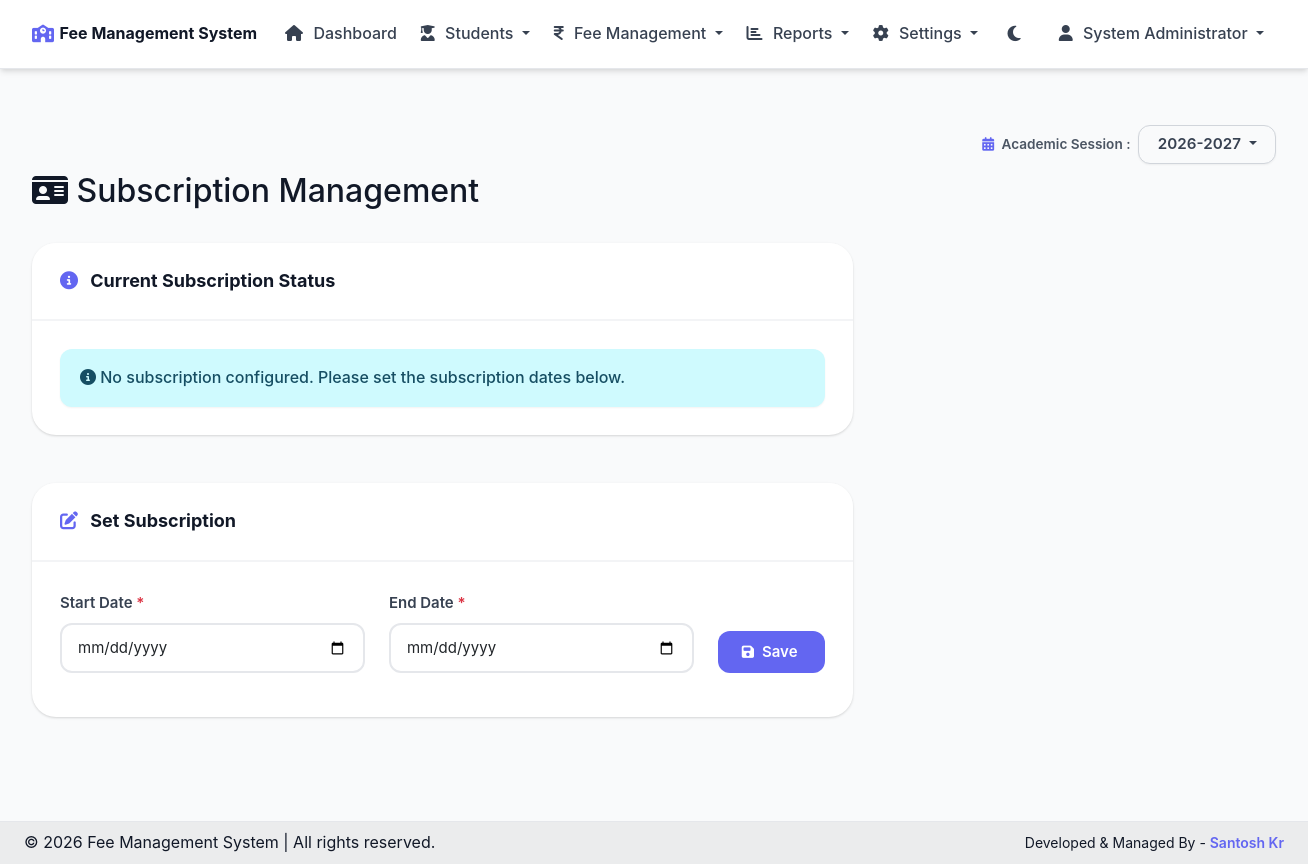
/admin/manage_subscription.php (signed in), run on an earlier commit of the app's database.
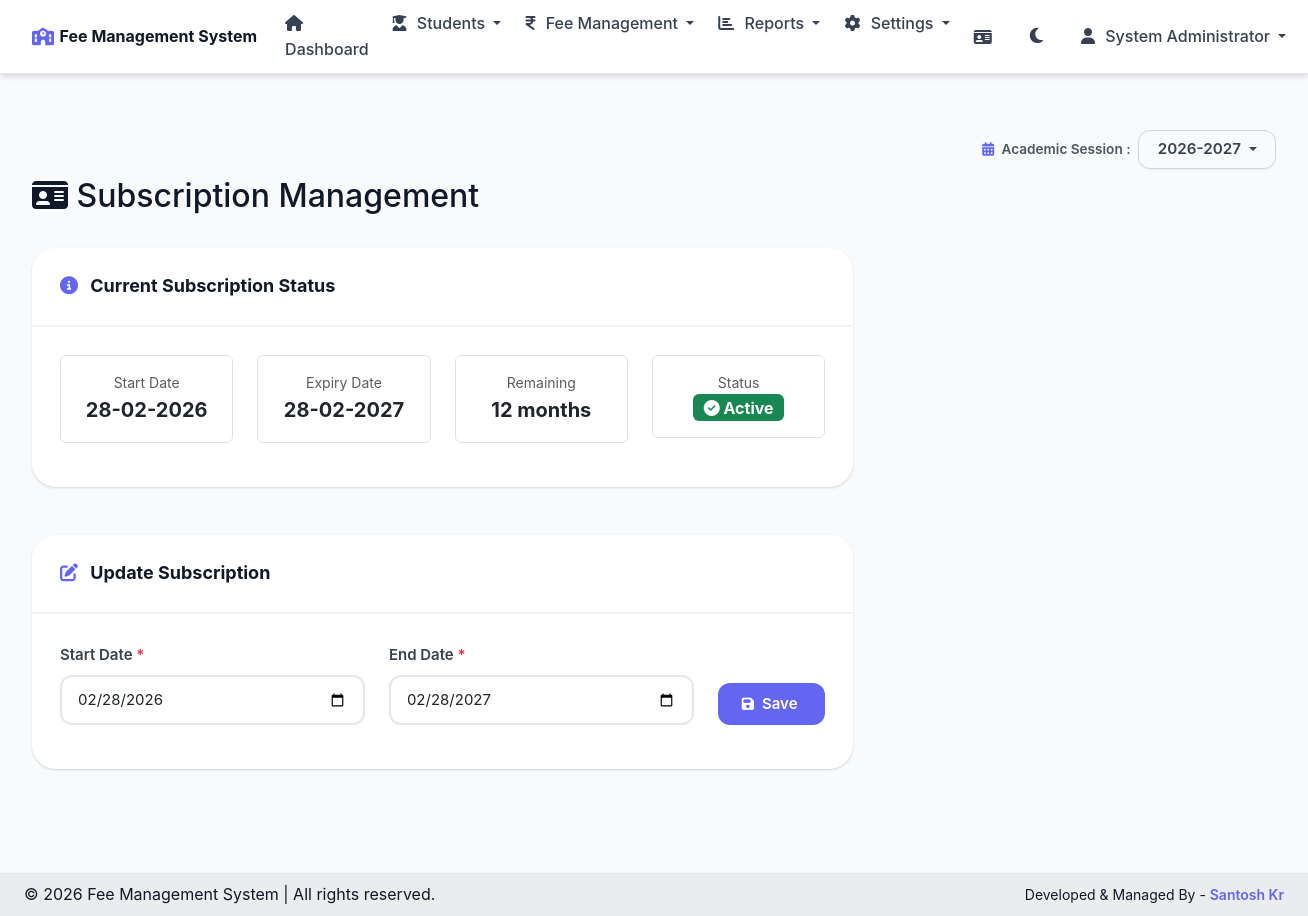
And on a later commit of the database.
### tables this page shows
CREATE TABLE academic_sessions (
    session_id INT AUTO_INCREMENT PRIMARY KEY,
    session_name VARCHAR(20) NOT NULL UNIQUE,
    start_date DATE NOT NULL,
    end_date DATE NOT NULL,
    is_active TINYINT(1) DEFAULT 0,
    created_at TIMESTAMP DEFAULT CURRENT_TIMESTAMP
);

CREATE TABLE subscription (
    id INT PRIMARY KEY AUTO_INCREMENT,
    start_date DATE NOT NULL,
    end_date DATE NOT NULL,
    updated_by INT NULL,
    created_at TIMESTAMP DEFAULT CURRENT_TIMESTAMP,
    updated_at TIMESTAMP DEFAULT CURRENT_TIMESTAMP ON UPDATE CURRENT_TIMESTAMP,
    FOREIGN KEY (updated_by) REFERENCES admin(admin_id)
);

### includes/session.php (called while the page is built, shortened)
<?php
function isLoggedIn() {
    return isset($_SESSION['admin_id']) && isset($_SESSION['logged_in']) && $_SESSION['logged_in'] === true;
}
function formatDate($date, $format = 'd-m-Y') {
    return date($format, strtotime($date));
}
function getActiveSession() {
    static $session = null;
    if ($session === null) {
        try {
            $db = getDB();
            $session = $db->fetchOne("SELECT * FROM academic_sessions WHERE is_active = 1 LIMIT 1");
        } catch (Exception $e) {
            $session = false;
        }
    }
    return $session ?: null;
}
function getActiveSessionName() {
    $session = getActiveSession();
    if ($session) {
        return $session['session_name'];
    }
    return date('Y') . '-' . (date('Y') + 1);
}
function getSelectedSession() {
    return getActiveSessionName();
}
function getSubscription() {
    static $sub = null;
    if ($sub === null) {
        try {
            $db = getDB();
            $db->query("CREATE TABLE IF NOT EXISTS subscription (
                id INT PRIMARY KEY AUTO_INCREMENT,
                start_date DATE NOT NULL,
                end_date DATE NOT NULL,
                updated_by INT NULL,
                created_at TIMESTAMP DEFAULT CURRENT_TIMESTAMP,
                updated_at TIMESTAMP DEFAULT CURRENT_TIMESTAMP ON UPDATE CURRENT_TIMESTAMP,
                FOREIGN KEY (updated_by) REFERENCES admin(admin_id)
            ) ENGINE=InnoDB DEFAULT CHARSET=utf8mb4");
            $sub = $db->fetchOne("SELECT * FROM subscription ORDER BY id DESC LIMIT 1");
            if (!$sub) {
                $sub = false;
            }
        } catch (Exception $e) {
            $sub = false;
        }
    }
    return $sub ?: null;
}
function getSubscriptionStatus() {
    $sub = getSubscription();
    if (!$sub) {
        return null;
    }
    $today = new DateTime(date('Y-m-d'));
    $endDate = new DateTime($sub['end_date']);
    $diff = $today->diff($endDate);
    $daysRemaining = $endDate >= $today ? (int)$diff->days : -(int)$diff->days;
    $expired = $today > $endDate;
    $warning = !$expired && $daysRemaining < 30;
    $remainingText = '';
    if (!$expired) {
        $parts = [];
        if ($diff->m > 0 || $diff->y > 0) {
            $totalMonths = $diff->y * 12 + $diff->m;
            $parts[] = $totalMonths . ' month' . ($totalMonths !== 1 ? 's' : '');
        }
        $remainingText = !empty($parts) ? implode(', ', $parts) : '0 days';
    } else {
        $remainingText = 'Expired';
    }
    return [
        'active' => !$expired,
        'expired' => $expired,
        'warning' => $warning,
        'days_remaining' => $daysRemaining,
        'remaining_text' => $remainingText,
        'expiry_date' => $sub['end_date'],
        'start_date' => $sub['start_date'],
    ];
}
?>

### config/database.php (called while the page is built, shortened)
<?php
class Database {
    private static $instance = null;
    private $connection;
    private function __construct() {
        try {
            $dsn = "mysql:host=" . DB_HOST . ";port=" . DB_PORT . ";dbname=" . DB_NAME . ";charset=" . DB_CHARSET;
            $options = [
                PDO::ATTR_ERRMODE => PDO::ERRMODE_EXCEPTION,
                PDO::ATTR_DEFAULT_FETCH_MODE => PDO::FETCH_ASSOC,
                PDO::ATTR_EMULATE_PREPARES => false,
                PDO::ATTR_PERSISTENT => false
            ];
            $this->connection = new PDO($dsn, DB_USER, DB_PASS, $options);
        } catch(PDOException $e) {
            error_log("Database Connection Error: " . $e->getMessage());
            die("Database connection failed. Please contact administrator.");
        }
    }
    public static function getInstance() {
        if (self::$instance === null) {
            self::$instance = new Database();
        }
        return self::$instance;
    }
    public function query($query, $params = []) {
        try {
            $stmt = $this->connection->prepare($query);
            $stmt->execute($params);
            return $stmt;
        } catch(PDOException $e) {
            error_log("Query Error: " . $e->getMessage());
            throw new Exception("Database query failed");
        }
    }
    public function fetchOne($query, $params = []) {
        $stmt = $this->query($query, $params);
        return $stmt->fetch();
    }
}
function getDB() {
    return Database::getInstance();
}
?>

### admin/manage_subscription.php (the view, shortened to what the rows shown need)
<?php
require_once '../config/database.php';
require_once '../includes/session.php';
$subscription = getSubscription();
$subStatus = getSubscriptionStatus();
require_once '../includes/header.php';
?>
<div class="row">
    <div class="col-12">
        <div class="d-flex justify-content-between align-items-center mb-4">
            <h2>
                <i class="fas fa-id-card"></i> Subscription Management
            </h2>
        </div>
    </div>
</div>
<div class="row mb-4">
    <div class="col-lg-8">
        <div class="card card-custom">
            <div class="card-body">
                <?php if ($subscription && $subStatus): ?>
                <div class="row text-center">
                    <div class="col-md-3 mb-3">
                        <div class="border rounded p-3">
                            <small class="text-muted d-block">Start Date</small>
                            <strong class="fs-5"><?php echo formatDate($subStatus['start_date']); ?></strong>
                        </div>
                    </div>
                    <div class="col-md-3 mb-3">
                        <div class="border rounded p-3">
                            <small class="text-muted d-block">Expiry Date</small>
                            <strong class="fs-5"><?php echo formatDate($subStatus['expiry_date']); ?></strong>
                        </div>
                    </div>
                    <div class="col-md-3 mb-3">
                        <div class="border rounded p-3">
                            <small class="text-muted d-block">Remaining</small>
                            <strong class="fs-5"><?php echo htmlspecialchars($subStatus['remaining_text']); ?></strong>
                        </div>
                    </div>
                    <div class="col-md-3 mb-3">
                        <div class="border rounded p-3">
                            <small class="text-muted d-block">Status</small>
                            <?php if ($subStatus['expired']): ?>
                                <span class="badge bg-danger fs-6"><i class="fas fa-times-circle"></i> Expired</span>
                            <?php elseif ($subStatus['warning']): ?>
                                <span class="badge bg-warning text-dark fs-6"><i class="fas fa-exclamation-triangle"></i> Expiring Soon</span>
                            <?php else: ?>
                                <span class="badge bg-success fs-6"><i class="fas fa-check-circle"></i> Active</span>
                            <?php endif; ?>
                        </div>
                    </div>
                </div>
                <?php else: ?>
                <div class="alert alert-info mb-0">
                    <i class="fas fa-info-circle"></i> No subscription configured. Please set the subscription dates below.
                </div>
                <?php endif; ?>
            </div>
        </div>
    </div>
</div>
<div class="row">
    <div class="col-lg-8">
        <div class="card card-custom">
            <div class="card-body">
                <form method="POST" action="manage_subscription.php" id="subscriptionForm">
                    <div class="row">
                        <div class="col-md-5 mb-3">
                            <label for="start_date" class="form-label form-label-custom">
                                Start Date <span class="text-danger">*</span>
                            </label>
                            <input type="date" class="form-control form-control-custom" id="start_date" name="start_date"
                                   value="<?php echo $subscription ? htmlspecialchars($subscription['start_date']) : ''; ?>" required>
                        </div>
                        <div class="col-md-5 mb-3">
                            <label for="end_date" class="form-label form-label-custom">
                                End Date <span class="text-danger">*</span>
                            </label>
                            <input type="date" class="form-control form-control-custom" id="end_date" name="end_date"
                                   value="<?php echo $subscription ? htmlspecialchars($subscription['end_date']) : ''; ?>" required>
                        </div>
                    </div>
                </form>
            </div>
        </div>
    </div>
</div>
<?php require_once '../includes/footer.php'; ?>

### includes/header.php (shortened to what the rows shown need)
<!DOCTYPE html>
<html lang="en" data-theme="light">
<head>
    <link href="https://cdn.jsdelivr.net/npm/bootstrap@5.3.0/dist/css/bootstrap.min.css" rel="stylesheet">
    <link href="https://cdnjs.cloudflare.com/ajax/libs/font-awesome/6.4.0/css/all.min.css" rel="stylesheet">
    <link href="/assets/css/style.css" rel="stylesheet">
</head>
<body>
    <div class="<?php echo (isLoggedIn() && basename($_SERVER['PHP_SELF']) != 'login.php') ? 'container-fluid mt-4' : ''; ?>">
        <?php if(isLoggedIn() && basename($_SERVER['PHP_SELF']) != 'login.php'): ?>
        <?php
        $headerSelectedSession = getSelectedSession();
        ?>
        <div class="session-selector-wrapper">
            <span class="session-label"><i class="fas fa-calendar-alt"></i> Academic Session :</span>
            <div class="dropdown">
                <button class="btn dropdown-toggle session-selector-btn" type="button" id="sessionDropdown" data-bs-toggle="dropdown">
                    <?php echo htmlspecialchars($headerSelectedSession); ?>
                </button>
            </div>
        </div>
        <?php endif; ?>

What changed in the data, as far as the page shows it:
added subscription: formatDate($subStatus['start_date']) "28-02-2026", formatDate($subStatus['expiry_date']) "28-02-2027", end_date+start_date "12 months", start_date "02/28/2026", end_date "02/28/2027"
Also different on the page:
text no longer shown: "No subscription configured. Please set the subscription dates below. Set"
text now shown: "Start Date Expiry Date Remaining Status Active Update"
